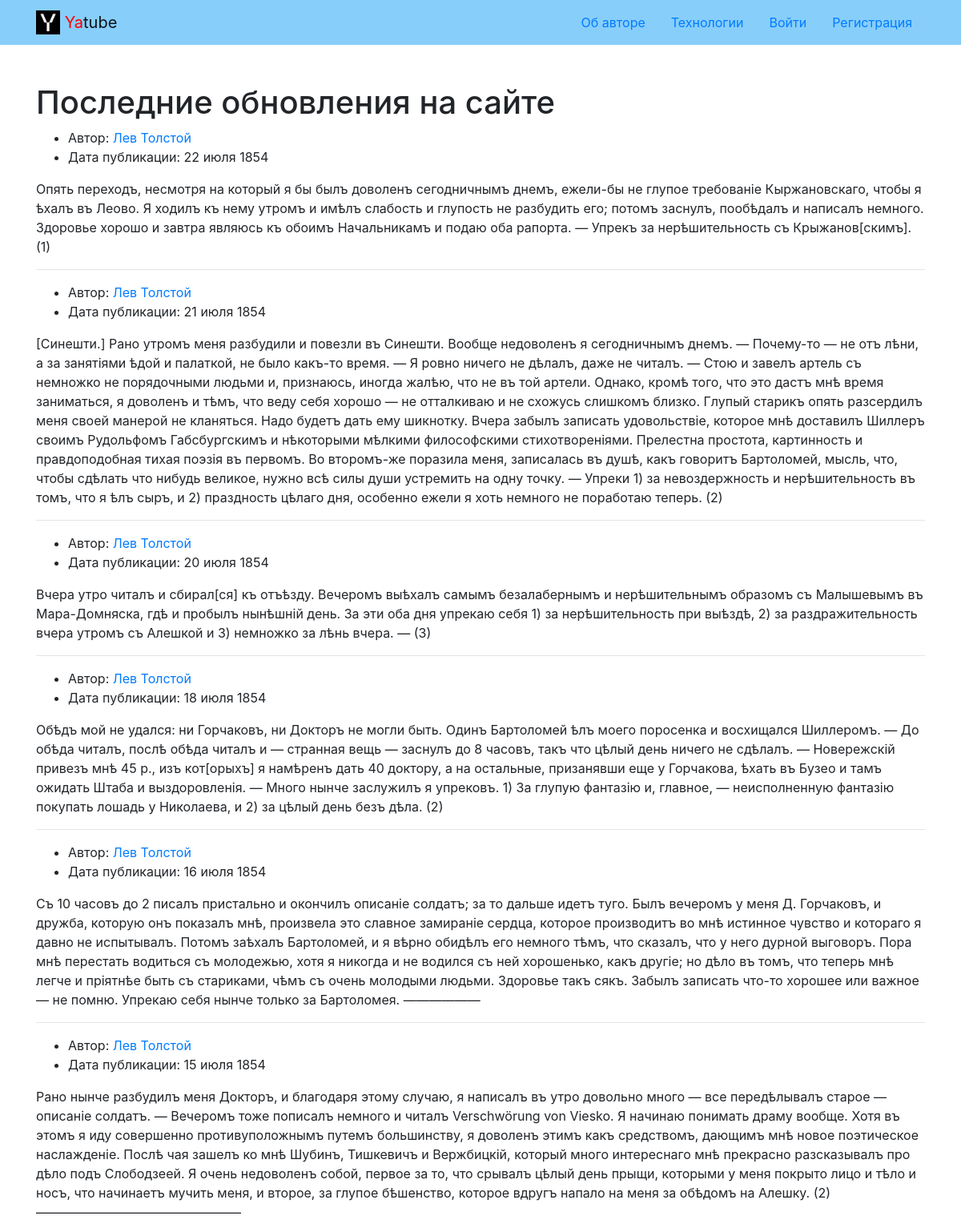
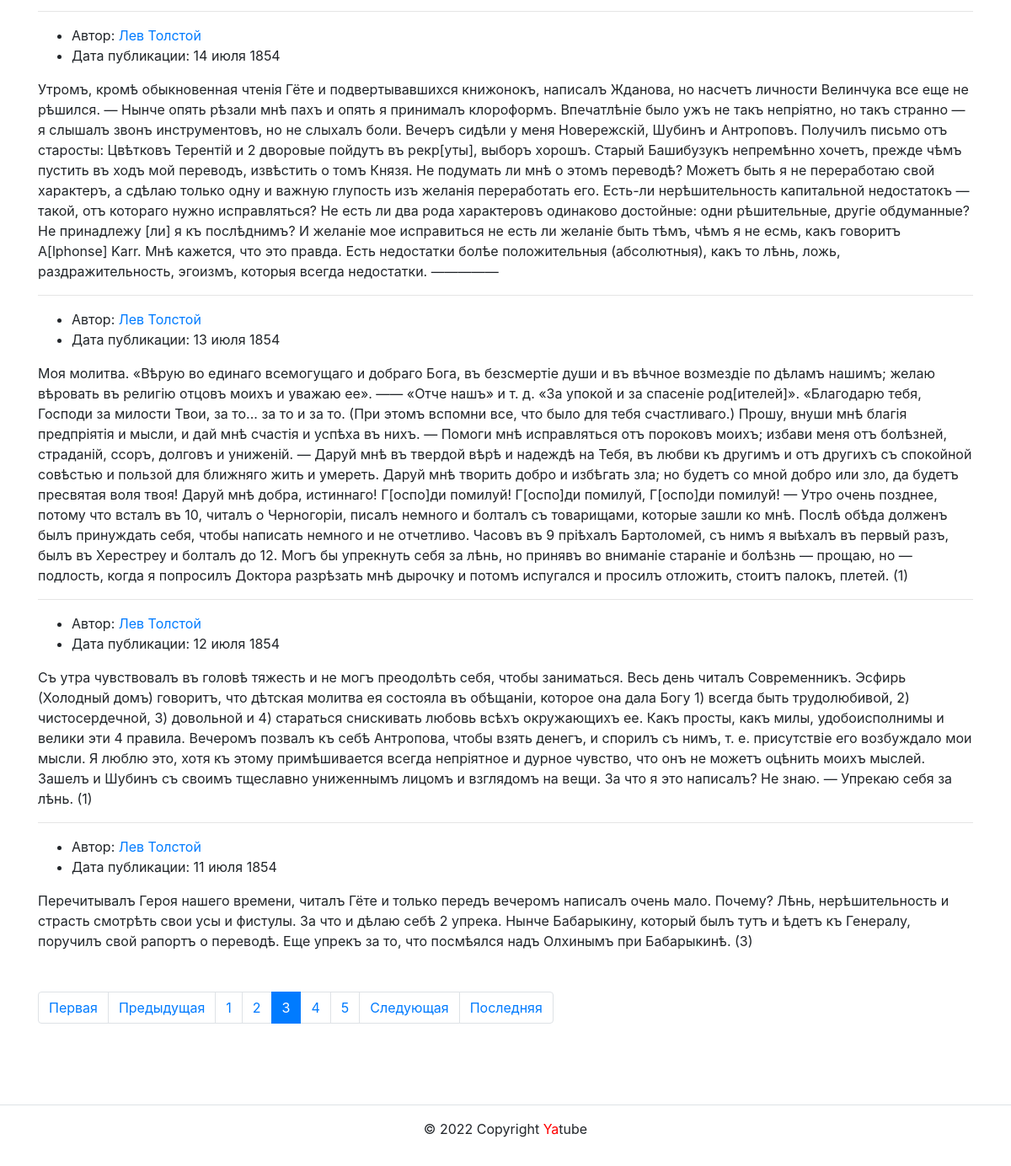
/?page=3, run on the app's committed database (2 pictures, top to bottom).
### posts/models.py (models this page shows, shortened)
class Post(models.Model):
    text = models.TextField()
    pub_date = models.DateTimeField(auto_now_add=True)
    author = models.ForeignKey(
        User,
        on_delete=models.CASCADE,
        related_name='posts'
    )
    group = models.ForeignKey(
        'Group',
        on_delete=models.SET_NULL,
        blank=True,
        null=True,
        related_name='posts'
    )
    class Meta:
        verbose_name = 'post'
        verbose_name_plural = 'posts'
        ordering = ('-pub_date',)

### posts/views.py (the view)
# urls.py: path('', views.index, name='index'),
def index(request):
    posts = Post.objects.all()
    paginator = Paginator(posts, 10)
    page_number = request.GET.get('page')
    page_obj = paginator.get_page(page_number)
    context = {
        'posts': posts,
        'page_obj': page_obj,
    }
    return render(request, 'posts/index.html', context)

### core/context_processors/year.py (called while the page is built)
def year (request):
    dt = datetime.date.today().year
    return {
        'year' : dt
    }

### templates/posts/index.html (shortened to what this page needs)
{% extends 'base.html' %}
    {% block content %}
      <div class="container py-5">
        <h1>Последние обновления на сайте</h1>
        {% for post in page_obj %}
          <article>
           <ul>
             <li>
              Автор:
              <a
                href= "{% url 'posts:profile' post.author %}">
                {% if post.author.get_full_name %}
                  {{ post.author.get_full_name }}
                {% else %}
                  {{ post.author.username }}
                {% endif %}
              </a>
             </li>
             <li>
               Дата публикации: {{ post.pub_date|date:"d E Y" }}
             </li>
           </ul>
           <p>
             {{ post.text }}
           </p>
          </article>
        {% if not forloop.last %} <hr> {% endif %}
        {% endfor %}
        {% include 'posts/includes/paginator.html' %}
      </div>
    {% endblock %}

### data on the page
Post: author.get_full_name "Лев Толстой", pub_date "22 июля 1854", text "Опять переходъ, несмотря на который я бы былъ доволенъ сегодничнымъ днемъ, ежели-бы не глупое требованіе Кыржановскаго, чтобы я ѣхалъ въ Леово. Я ходилъ къ нему утромъ и имѣлъ слабость и глупость не разбудить его; потомъ заснулъ, пообѣдалъ и написалъ немного. Здоровье хорошо и завтра являюсь къ обоимъ Начальникамъ и подаю оба рапорта. — Упрекъ за нерѣшительность съ Крыжанов[скимъ]. (1)"
Post: author.get_full_name "Лев Толстой", pub_date "21 июля 1854", text "[Синешти.] Рано утромъ меня разбудили и повезли въ Синешти. Вообще недоволенъ я сегодничнымъ днемъ. — Почему-то — не отъ лѣни, а за занятіями ѣдой и палаткой, не было какъ-тο время. — Я ровно ничего не дѣлалъ, даже не читалъ. — Стою и завелъ артель съ немножко не порядочными людьми и, признаюсь, иногда жалѣю, что не въ той артели. Однако, кромѣ того, что это дастъ мнѣ время заниматься, я доволенъ и тѣмъ, что веду себя хорошо — не отталкиваю и не схожусь слишкомъ близко. Глупый старикъ опять разсердилъ меня своей манерой не кланяться. Надо будетъ дать ему шикнотку. Вчера забылъ записать удовольствіе, которое мнѣ доставилъ Шиллеръ своимъ Рудольфомъ Габсбургскимъ и нѣкоторыми мѣлкими…"
Post: author.get_full_name "Лев Толстой", pub_date "20 июля 1854", text "Вчера утро читалъ и сбирал[ся] къ отъѣзду. Вечеромъ выѣхалъ самымъ безалабернымъ и нерѣшительнымъ образомъ съ Малышевымъ въ Мара-Домняска, гдѣ и пробылъ нынѣшній день. За эти оба дня упрекаю себя 1) за нерѣшительность при выѣздѣ, 2) за раздражительность вчера утромъ съ Алешкой и 3) немножко за лѣнь вчера. — (3)"
Post: author.get_full_name "Лев Толстой", pub_date "18 июля 1854", text "Обѣдъ мой не удался: ни Горчаковъ, ни Докторъ не могли быть. Одинъ Бартоломей ѣлъ моего поросенка и восхищался Шиллеромъ. — До обѣда читалъ, послѣ обѣда читалъ и — странная вещь — заснулъ до 8 часовъ, такъ что цѣлый день ничего не сдѣлалъ. — Новережскій привезъ мнѣ 45 р., изъ кот[орыхъ] я намѣренъ дать 40 доктору, а на остальные, призанявши еще у Горчакова, ѣхать въ Бузео и тамъ ожидать Штаба и выздоровленія. — Много нынче заслужилъ я упрековъ. 1) За глупую фантазію и, главное, — неисполненную фантазію покупать лошадь у Николаева, и 2) за цѣлый день безъ дѣла. (2)"
Post: author.get_full_name "Лев Толстой", pub_date "16 июля 1854", text "Съ 10 часовъ до 2 писалъ пристально и окончилъ описаніе солдатъ; за то дальше идетъ туго. Былъ вечеромъ у меня Д. Горчаковъ, и дружба, которую онъ показалъ мнѣ, произвела это славное замираніе сердца, которое производитъ во мнѣ истинное чувство и котораго я давно не испытывалъ. Потомъ заѣхалъ Бартоломей, и я вѣрно обидѣлъ его немного тѣмъ, что сказалъ, что у него дурной выговоръ. Пора мнѣ перестать водиться съ молодежью, хотя я никогда и не водился съ ней хорошенько, какъ другіе; но дѣло въ томъ, что теперь мнѣ легче и пріятнѣе быть съ стариками, чѣмъ съ очень молодыми людьми. Здоровье такъ сякъ. Забылъ записать что-то хорошее или важное — не помню. Упрекаю себя нынче только за Бартоломея.…"
Post: author.get_full_name "Лев Толстой", pub_date "15 июля 1854", text "Рано нынче разбудилъ меня Докторъ, и благодаря этому случаю, я написалъ въ утро довольно много — все передѣлывалъ старое — описаніе солдатъ. — Вечеромъ тоже пописалъ немного и читалъ Verschwörung von Viesko. Я начинаю понимать драму вообще. Хотя въ этомъ я иду совершенно противуположнымъ путемъ большинству, я доволенъ этимъ какъ средствомъ, дающимъ мнѣ новое поэтическое наслажденіе. Послѣ чая зашелъ ко мнѣ Шубинъ, Тишкевичъ и Вержбицкій, который много интереснаго мнѣ прекрасно разсказывалъ про дѣло подъ Слободзеей. Я очень недоволенъ собой, первое за то, что срывалъ цѣлый день прыщи, которыми у меня покрыто лицо и тѣло и носъ, что начинаетъ мучить меня, и второе, за глупое бѣшенство,…"
Post: author.get_full_name "Лев Толстой", pub_date "14 июля 1854", text "Утромъ, кромѣ обыкновенная чтенія Гёте и подвертывавшихся книжонокъ, написалъ Жданова, но насчетъ личности Велинчука все еще не рѣшился. — Нынче опять рѣзали мнѣ пахъ и опять я принималъ клороформъ. Впечатлѣніе было ужъ не такъ непріятно, но такъ странно — я слышалъ звонъ инструментовъ, но не слыхалъ боли. Вечеръ сидѣли у меня Новережскій, Шубинъ и Антроповъ. Получилъ письмо отъ старосты: Цвѣтковъ Терентій и 2 дворовые пойдутъ въ рекр[уты], выборъ хорошъ. Старый Башибузукъ непремѣнно хочетъ, прежде чѣмъ пустить въ ходъ мой переводъ, извѣстить о томъ Князя. Не подумать ли мнѣ о этомъ переводѣ? Можетъ быть я не переработаю свой характеръ, a сдѣлаю только одну и важную глупость изъ желанія…"
Post: author.get_full_name "Лев Толстой", pub_date "13 июля 1854", text "Моя молитва. «Вѣрую во единаго всемогущаго и добраго Бога, въ безсмертіе души и въ вѣчное возмездіе по дѣламъ нашимъ; желаю вѣровать въ религію отцовъ моихъ и уважаю ее». —— «Отче нашъ» и т. д. «За упокой и за спасеніе род[ителей]». «Благодарю тебя, Господи за милости Твои, за то... за то и за то. (При этомъ вспомни все, что было для тебя счастливаго.) Прошу, внуши мнѣ благія предпріятія и мысли, и дай мнѣ счастія и успѣха въ нихъ. — Помоги мнѣ исправляться отъ пороковъ моихъ; избави меня отъ болѣзней, страданій, ссоръ, долговъ и униженій. — Даруй мнѣ въ твердой вѣрѣ и надеждѣ на Тебя, въ любви къ другимъ и отъ другихъ съ спокойной совѣстью и пользой для ближняго жить и умереть. Даруй мнѣ…"
Post: author.get_full_name "Лев Толстой", pub_date "12 июля 1854", text "Съ утра чувствовалъ въ головѣ тяжесть и не могъ преодолѣть себя, чтобы заниматься. Весь день читалъ Современникъ. Эсфирь (Холодный домъ) говоритъ, что дѣтская молитва ея состояла въ обѣщаніи, которое она дала Богу 1) всегда быть трудолюбивой, 2) чистосердечной, 3) довольной и 4) стараться снискивать любовь всѣхъ окружающихъ ее. Какъ просты, какъ милы, удобоисполнимы и велики эти 4 правила. Вечеромъ позвалъ къ себѣ Антропова, чтобы взять денегъ, и спорилъ съ нимъ, т. е. присутствіе его возбуждало мои мысли. Я люблю это, хотя къ этому примѣшивается всегда непріятное и дурное чувство, что онъ не можетъ оцѣнить моихъ мыслей. Зашелъ и Шубинъ съ своимъ тщеславно униженнымъ лицомъ и взглядомъ на…"
Post: author.get_full_name "Лев Толстой", pub_date "11 июля 1854", text "Перечитывалъ Героя нашего времени, читалъ Гёте и только передъ вечеромъ написалъ очень мало. Почему? Лѣнь, нерѣшительность и страсть смотрѣть свои усы и фистулы. За что и дѣлаю себѣ 2 упрека. Нынче Бабарыкину, который былъ тутъ и ѣдетъ къ Генералу, поручилъ свой рапортъ о переводѣ. Еще упрекъ за то, что посмѣялся надъ Олхинымъ при Бабарыкинѣ. (3)"

### other printed values
{{ i }} "1" "2" "4" "5"
{{ i }} "3"
